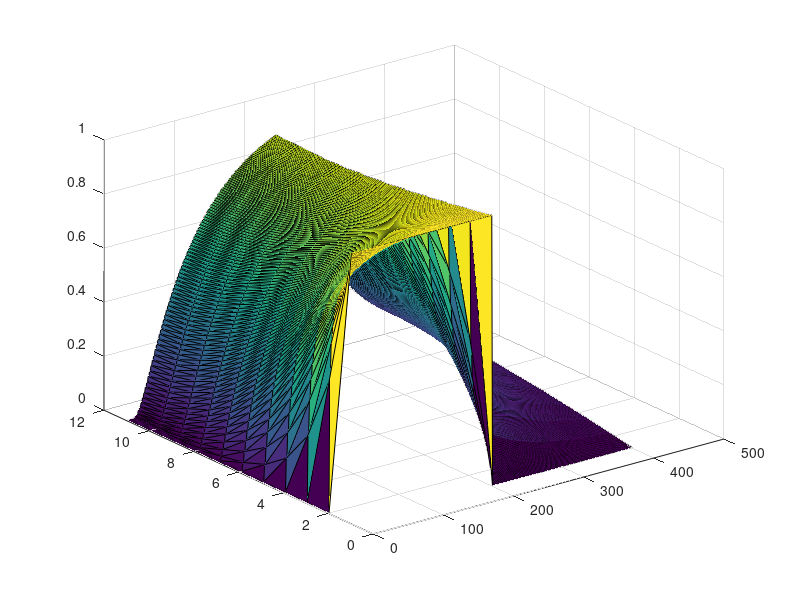

Write MATLAB code to recreate this figure. (Note: this script raises an error after producing the figure.)
clear all;
close all;

N_x = 10;
h_x = 1/N_x;

A = zeros(N_x,N_x);
A(1,1) = -2;
A(1,2) = 1;
A(2,1) = 1;
for i = 2:N_x-1
    A(i,i) = -2;
    A(i,i+1) = 1;
    A(i+1,i) = 1;
end
A(end,end-1) = 2;
A(end,end) = -2;

A = 1/h_x^2*A;

alpha = @(t) t <= 1;
b = @(t) [alpha(t); zeros(N_x-1, 1)];

u_0 = zeros(N_x,1);

%% Stable plot:
h_t = 0.5*h_x^2;
N_t = round(2/h_t);
U = zeros(N_x,N_t+1);
U(:,1) = u_0;

t = linspace(0, 2, N_t+1);
x = linspace(0, 1, N_x+1);
C = h_t/h_x^2;
ux_0 = arrayfun(alpha, t);
for k = 1:N_t
    U(:,k+1) = U(:,k) + h_t * A * U(:,k) + h_t / h_x^2 * b(t(k));
end

U = [ux_0; U];
surf(U)
disp('Stable:')
disp(['h_x = ' num2str(h_x)])
disp(['h_t = ' num2str(h_t)])
disp(['C = ' num2str(h_t/h_x^2)])

print3_data('part3_stable_plot.csv', x, t, U)

%% 2D plot for some time steps

figure()
leg={};
time_steps = [0.5 1 1.5 2];
Y = zeros(length(U(:,1)),length(time_steps));
for i = 1:length(time_steps)
    Y(:,i) = U(:,find(t == time_steps(i)));
    plot(x, Y(:,i))
    leg = {leg{:} ['\tau = ' num2str(time_steps(i))]};
    hold on
end
legend(leg);

print_data('part3_2D.csv', x, Y);

%% Unstable plot:
h_t = 1*h_x^2;
N_t = round(2/h_t);
U = zeros(N_x,N_t+1);
U(:,1) = u_0;

for k = 1:N_t
    ux_0(k) = alpha(k*h_t);
    U(:,k+1) = U(:,k) + h_t * A * U(:,k) + h_t / h_x^2 * b(k*h_t);
end
figure()
surf(U)
disp('Unstable:')
disp(['h_x = ' num2str(h_x)])
disp(['h_t = ' num2str(h_t)])
disp(['C = ' num2str(h_t/h_x^2)])

t = linspace(0, 2, N_t+1);
x = linspace(0, 1, N_x);
print3_data('part3_unstable_plot.csv', x, t, U)


%% Comparing matlab solvers

du = @(t, u) [A*u + 1/h_x^2 * b(t)];
tic
[T,Y] = ode23(du, [0 2], u_0);
time_ode23 = toc;
ux_0 = arrayfun(alpha, T);

Y = [ux_0 Y];

tic
[Ts,Ys] = ode23s(du, [0 2], u_0);
time_ode23s = toc;
ux_0 = arrayfun(alpha, Ts);
Ys = [ux_0 Ys];
disp('Solver stats: ')
disp(['N_t for ode23: '            num2str(length(T))    ])
disp(['N_t for ode23s: '           num2str(length(Ts))   ])
disp(['time for ode23: '           num2str(time_ode23)   ])
disp(['time for ode23s: '          num2str(time_ode23s)  ])
disp(['max time step for ode23: '  num2str(max(diff(T))) ])
disp(['max time step for ode23s: ' num2str(max(diff(Ts)))])

fprintf('%s %s %s %s\r\n', '$N$', 'timesteps' ,'CPU-time', '$\Delta t_{max}$')

% Work in progress..
if 0
for N_x = [10 20 40]
    du = build_du(N_x);
    % du = @(t, u) [A*u + N_x^2 * b(t)];

    tic
    [T,Y] = ode23(du, [0 2], u_0); % Could use feval to choose between
                                   % ode23 and ode23s
    time_ode23 = toc;
    tic
    [Ts,Ys] = ode23s(du, [0 2], u_0);
    time_ode23s = toc;

    fprintf('%d %f %f %f %f %f %f\r\n', N, length(T), length(Ts), time_ode23, ...
            time_ode23s, max(diff(T)), max(diff(Ts)));
end
end
